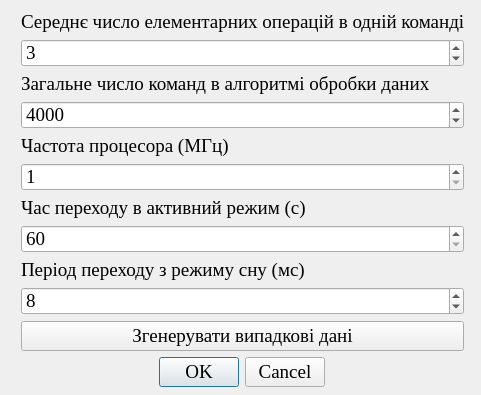
<?xml version="1.0" encoding="UTF-8"?>
<ui version="4.0">
 <class>Processor</class>
 <widget class="QDialog" name="Processor">
  <property name="geometry">
   <rect>
    <x>0</x>
    <y>0</y>
    <width>481</width>
    <height>395</height>
   </rect>
  </property>
  <property name="font">
   <font>
    <family>Times New Roman</family>
    <pointsize>14</pointsize>
   </font>
  </property>
  <property name="windowTitle">
   <string>Параметри процесора</string>
  </property>
  <property name="modal">
   <bool>true</bool>
  </property>
  <widget class="QWidget" name="layoutWidget">
   <property name="geometry">
    <rect>
     <x>21</x>
     <y>11</y>
     <width>443</width>
     <height>376</height>
    </rect>
   </property>
   <layout class="QGridLayout" name="gridLayout">
    <item row="0" column="0">
     <layout class="QVBoxLayout" name="verticalLayout">
      <item>
       <widget class="QLabel" name="operations_number_label">
        <property name="text">
         <string>Середнє число елементарних операцій в одній команді</string>
        </property>
       </widget>
      </item>
      <item>
       <widget class="QSpinBox" name="operations_number_spin_box">
        <property name="minimum">
         <number>1</number>
        </property>
        <property name="maximum">
         <number>10</number>
        </property>
        <property name="value">
         <number>3</number>
        </property>
       </widget>
      </item>
     </layout>
    </item>
    <item row="1" column="0">
     <layout class="QVBoxLayout" name="verticalLayout_2">
      <item>
       <widget class="QLabel" name="commands_number_label">
        <property name="text">
         <string>Загальне число команд в алгоритмі обробки даних</string>
        </property>
       </widget>
      </item>
      <item>
       <widget class="QSpinBox" name="commands_number_spin_box">
        <property name="minimum">
         <number>1000</number>
        </property>
        <property name="maximum">
         <number>10000</number>
        </property>
        <property name="value">
         <number>4000</number>
        </property>
       </widget>
      </item>
     </layout>
    </item>
    <item row="2" column="0">
     <layout class="QVBoxLayout" name="verticalLayout_3">
      <item>
       <widget class="QLabel" name="frequency_label">
        <property name="text">
         <string>Частота процесора (МГц)</string>
        </property>
       </widget>
      </item>
      <item>
       <widget class="QSpinBox" name="frequency_spin_box">
        <property name="minimum">
         <number>1</number>
        </property>
        <property name="maximum">
         <number>100</number>
        </property>
       </widget>
      </item>
     </layout>
    </item>
    <item row="3" column="0">
     <layout class="QVBoxLayout" name="verticalLayout_4">
      <item>
       <widget class="QLabel" name="transition_time_label">
        <property name="text">
         <string>Час переходу в активний режим (с)</string>
        </property>
       </widget>
      </item>
      <item>
       <widget class="QSpinBox" name="transition_time_spin_box">
        <property name="minimum">
         <number>60</number>
        </property>
        <property name="maximum">
         <number>600</number>
        </property>
        <property name="value">
         <number>60</number>
        </property>
       </widget>
      </item>
     </layout>
    </item>
    <item row="4" column="0">
     <layout class="QVBoxLayout" name="verticalLayout_5">
      <item>
       <widget class="QLabel" name="transition_period_label">
        <property name="text">
         <string>Період переходу з режиму сну (мс)</string>
        </property>
       </widget>
      </item>
      <item>
       <widget class="QSpinBox" name="transition_period_spin_box">
        <property name="minimum">
         <number>1</number>
        </property>
        <property name="maximum">
         <number>10000</number>
        </property>
        <property name="value">
         <number>8</number>
        </property>
       </widget>
      </item>
     </layout>
    </item>
    <item row="5" column="0">
     <widget class="QPushButton" name="random_button">
      <property name="text">
       <string>Згенерувати випадкові дані</string>
      </property>
     </widget>
    </item>
    <item row="6" column="0" alignment="Qt::AlignHCenter">
     <widget class="QDialogButtonBox" name="dialog_button_box">
      <property name="standardButtons">
       <set>QDialogButtonBox::Cancel|QDialogButtonBox::Ok</set>
      </property>
     </widget>
    </item>
   </layout>
  </widget>
 </widget>
 <resources/>
 <connections/>
</ui>
